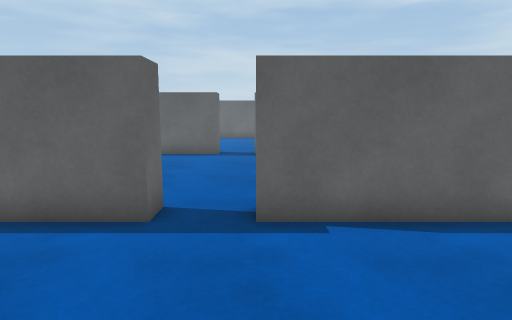
view 1 (above)

16 first-person views from a walk through a scene from a Unity 3-D project. The camera is 1.3 m above the floor, tilts 8° down and sees 75° across. Doors are open. The floor is counted in squares, 0.65 m on a side. Each view is taken from the middle of a square. On the plan, view 1 faces up. The plan holds only what a view shows up to about 18 squares ahead; the rest is blank. The place goes on beyond the plan. The player is left out. Surface patterns are stand-ins for the level's own textures.

view 2
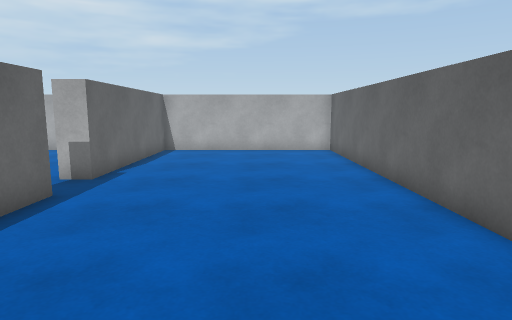

view 3
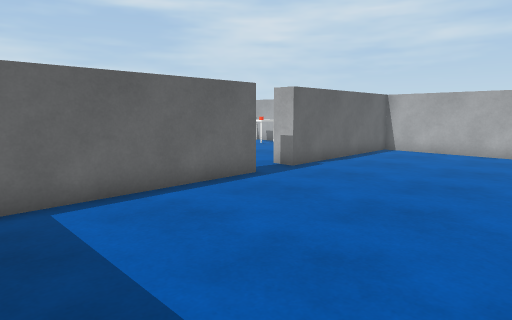

view 4
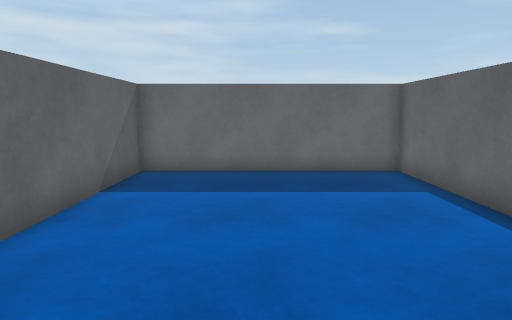

view 5
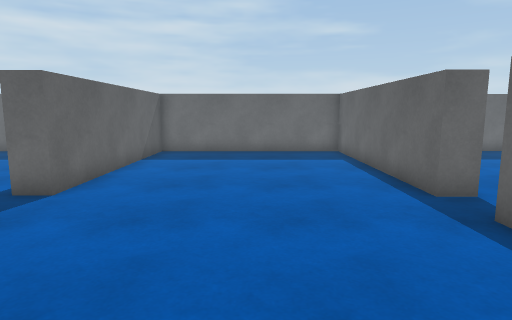

view 6
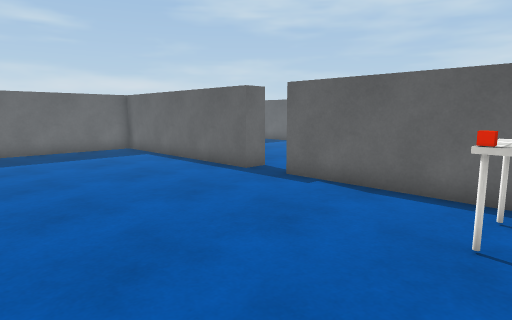

view 7
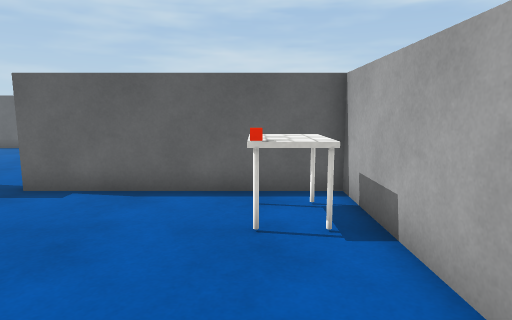

view 8
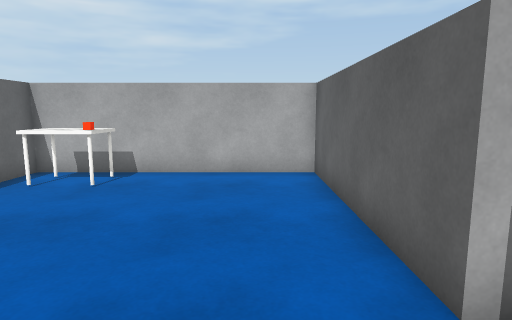

view 9
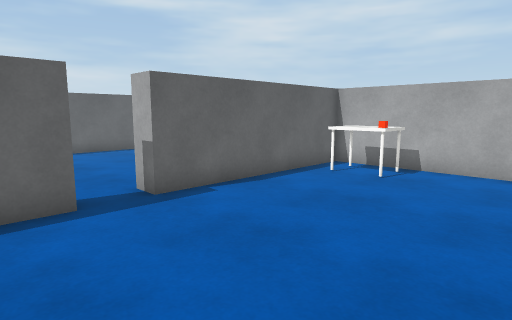

view 10
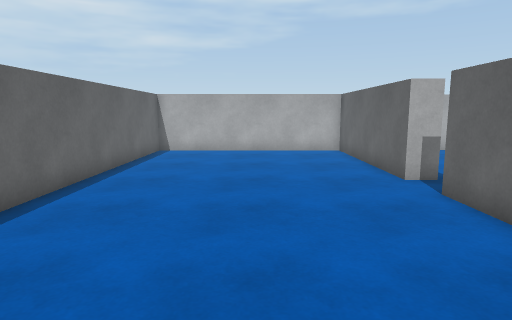

view 11
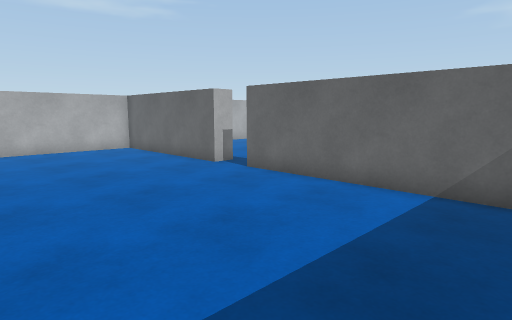

view 12
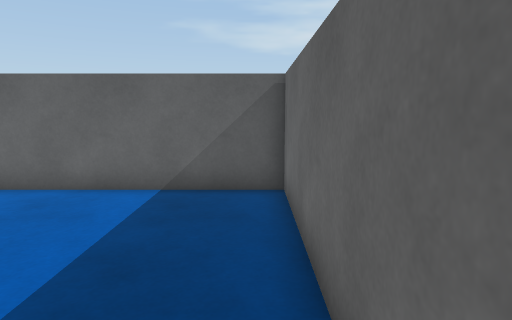

view 13
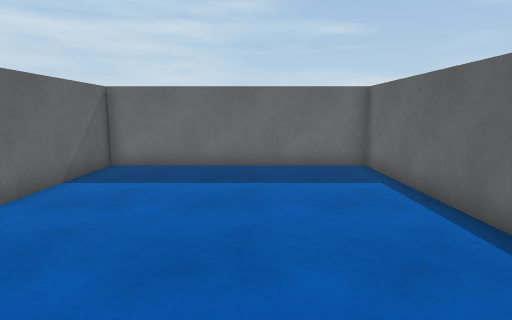

view 14
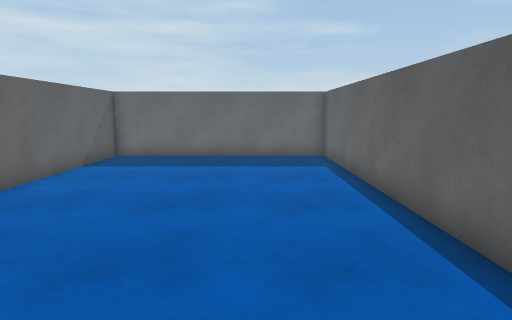

view 15
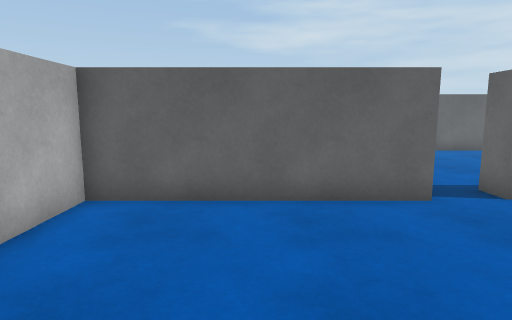

view 16
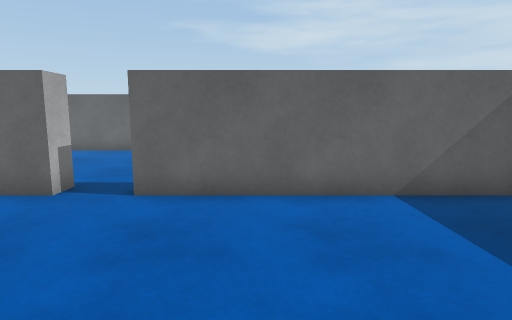

### Floor plan
Points are (right, up) in squares from view 1. A wall is a line through its corners. A room is listed if a view was taken in it or the views show most of it. See-through windows are left out.
Room 1 (views 1, 2, 3, 4)
walls: (-1.9, 6) (-11.7, 6) (-11.7, -3.1) (8.3, -3.1) (8.3, 6) (0, 6)
ways out: open door at (-1, 6.5) to room 2
Room 2 (views 5, 6, 7, 8, 9, 16)
walls: (-1.9, 16.5) (-11.7, 16.5) (-11.7, 7) (-1.9, 7); (0, 7) (8.3, 7) (8.3, 16.5) (0, 16.5); (7.4, 13.4) (5.9, 13.4) (5.9, 15.4)
ways out: open door at (-1, 6.5) to room 1; open door at (-1, 17) to room 3
Room 3 (views 10, 11, 12, 13, 14, 15)
walls: (0, 17.4) (7.9, 17.4) (7.9, 27.2) (-11.7, 27.2) (-11.7, 17.4) (-1.9, 17.4)
ways out: open door at (-1, 17) to room 2

Where each view was taken, in squares from view 1:
view 1: 0 up, 0 right, facing up
view 2: 1 up, 10 left, facing right
view 3: 2 down, 10 left, facing up-right
view 4: 1 up, 0 right, facing left
view 5: 12 up, 6 right, facing left
view 6: 8 up, 7 right, facing up-left
view 7: 8 up, 6 right, facing up
view 8: 9 up, 3 left, facing right
view 9: 9 up, 4 left, facing up-right
view 10: 22 up, 10 left, facing right
view 11: 26 up, 11 left, facing down-right
view 12: 26 up, 11 left, facing down
view 13: 23 up, 1 right, facing left
view 14: 24 up, 4 right, facing left
view 15: 25 up, 4 right, facing down
view 16: 15 up, 5 left, facing down
